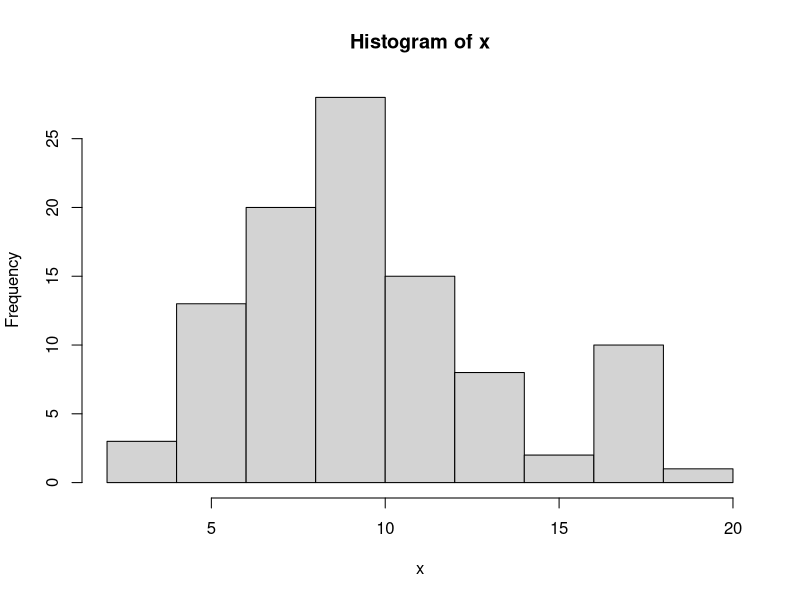

Generate this figure with R:
x = 2
v = 10

#4a
dchisq(x, v)

#4b
n = 100
x = rchisq(n, v)
hist(x)

#4c
#rataan
rataan = v
rataan
#varian
varian = 2*v
varian